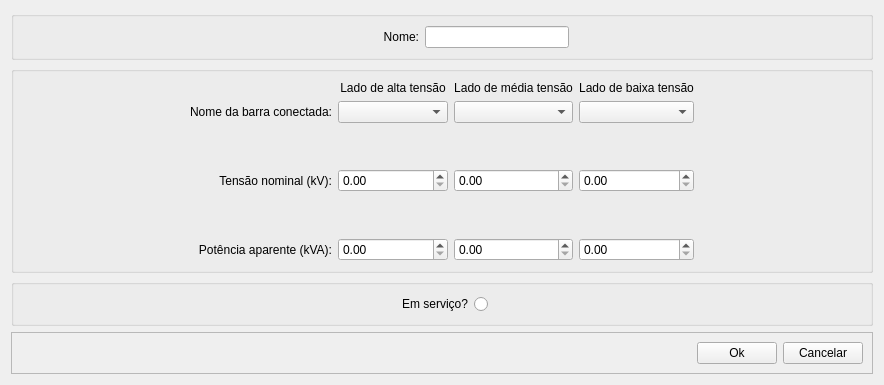
         <widget class="QWidget" name="pg_trafo_3">
          <layout class="QVBoxLayout" name="verticalLayout_7">
           <item>
            <widget class="QGroupBox" name="groupBox_2">
             <property name="title">
              <string/>
             </property>
             <layout class="QHBoxLayout" name="horizontalLayout_4">
              <item>
               <spacer name="horizontalSpacer_17">
                <property name="orientation">
                 <enum>Qt::Horizontal</enum>
                </property>
                <property name="sizeHint" stdset="0">
                 <size>
                  <width>40</width>
                  <height>20</height>
                 </size>
                </property>
               </spacer>
              </item>
              <item>
               <widget class="QLabel" name="label_13">
                <property name="minimumSize">
                 <size>
                  <width>104</width>
                  <height>20</height>
                 </size>
                </property>
                <property name="text">
                 <string>Nome:</string>
                </property>
                <property name="alignment">
                 <set>Qt::AlignRight|Qt::AlignTrailing|Qt::AlignVCenter</set>
                </property>
               </widget>
              </item>
              <item>
               <widget class="QLineEdit" name="fp_nome_t3_lineEdit">
                <property name="sizePolicy">
                 <sizepolicy hsizetype="Preferred" vsizetype="Fixed">
                  <horstretch>0</horstretch>
                  <verstretch>0</verstretch>
                 </sizepolicy>
                </property>
                <property name="minimumSize">
                 <size>
                  <width>144</width>
                  <height>0</height>
                 </size>
                </property>
               </widget>
              </item>
              <item>
               <spacer name="horizontalSpacer_18">
                <property name="orientation">
                 <enum>Qt::Horizontal</enum>
                </property>
                <property name="sizeHint" stdset="0">
                 <size>
                  <width>40</width>
                  <height>20</height>
                 </size>
                </property>
               </spacer>
              </item>
             </layout>
            </widget>
           </item>
           <item>
            <widget class="QGroupBox" name="groupBox_3">
             <property name="title">
              <string/>
             </property>
             <layout class="QGridLayout" name="gridLayout_4">
              <item row="1" column="1">
               <widget class="QLabel" name="label_14">
                <property name="sizePolicy">
                 <sizepolicy hsizetype="Minimum" vsizetype="Preferred">
                  <horstretch>0</horstretch>
                  <verstretch>0</verstretch>
                 </sizepolicy>
                </property>
                <property name="text">
                 <string>Nome da barra conectada:</string>
                </property>
                <property name="alignment">
                 <set>Qt::AlignRight|Qt::AlignTrailing|Qt::AlignVCenter</set>
                </property>
               </widget>
              </item>
              <item row="3" column="1">
               <widget class="QLabel" name="label_18">
                <property name="sizePolicy">
                 <sizepolicy hsizetype="Minimum" vsizetype="Preferred">
                  <horstretch>0</horstretch>
                  <verstretch>0</verstretch>
                 </sizepolicy>
                </property>
                <property name="text">
                 <string>Tensão nominal (kV):</string>
                </property>
                <property name="alignment">
                 <set>Qt::AlignRight|Qt::AlignTrailing|Qt::AlignVCenter</set>
                </property>
               </widget>
              </item>
              <item row="0" column="4">
               <widget class="QLabel" name="label_16">
                <property name="text">
                 <string>Lado de média tensão</string>
                </property>
                <property name="alignment">
                 <set>Qt::AlignCenter</set>
                </property>
               </widget>
              </item>
              <item row="1" column="4">
               <widget class="QComboBox" name="fp_barra_m_t3_combobox">
                <property name="minimumSize">
                 <size>
                  <width>110</width>
                  <height>0</height>
                 </size>
                </property>
               </widget>
              </item>
              <item row="0" column="5">
               <widget class="QLabel" name="label_17">
                <property name="text">
                 <string>Lado de baixa tensão</string>
                </property>
                <property name="alignment">
                 <set>Qt::AlignCenter</set>
                </property>
               </widget>
              </item>
              <item row="3" column="4">
               <widget class="QDoubleSpinBox" name="fp_tensao_m_t3_SB">
                <property name="sizePolicy">
                 <sizepolicy hsizetype="Preferred" vsizetype="Fixed">
                  <horstretch>0</horstretch>
                  <verstretch>0</verstretch>
                 </sizepolicy>
                </property>
                <property name="minimumSize">
                 <size>
                  <width>110</width>
                  <height>0</height>
                 </size>
                </property>
               </widget>
              </item>
              <item row="0" column="3">
               <widget class="QLabel" name="label_15">
                <property name="sizePolicy">
                 <sizepolicy hsizetype="Preferred" vsizetype="Preferred">
                  <horstretch>0</horstretch>
                  <verstretch>0</verstretch>
                 </sizepolicy>
                </property>
                <property name="minimumSize">
                 <size>
                  <width>0</width>
                  <height>0</height>
                 </size>
                </property>
                <property name="text">
                 <string>Lado de alta tensão</string>
                </property>
                <property name="alignment">
                 <set>Qt::AlignCenter</set>
                </property>
               </widget>
              </item>
              <item row="1" column="5">
               <widget class="QComboBox" name="fp_barra_b_t3_combobox">
                <property name="minimumSize">
                 <size>
                  <width>110</width>
                  <height>0</height>
                 </size>
                </property>
               </widget>
              </item>
              <item row="5" column="3">
               <widget class="QDoubleSpinBox" name="fp_pot_a_t3_SB">
                <property name="sizePolicy">
                 <sizepolicy hsizetype="Preferred" vsizetype="Fixed">
                  <horstretch>0</horstretch>
                  <verstretch>0</verstretch>
                 </sizepolicy>
                </property>
                <property name="minimumSize">
                 <size>
                  <width>110</width>
                  <height>0</height>
                 </size>
                </property>
               </widget>
              </item>
              <item row="2" column="4">
               <spacer name="verticalSpacer">
                <property name="orientation">
                 <enum>Qt::Vertical</enum>
                </property>
                <property name="sizeType">
                 <enum>QSizePolicy::Preferred</enum>
                </property>
                <property name="sizeHint" stdset="0">
                 <size>
                  <width>20</width>
                  <height>40</height>
                 </size>
                </property>
               </spacer>
              </item>
              <item row="4" column="4">
               <spacer name="verticalSpacer_2">
                <property name="orientation">
                 <enum>Qt::Vertical</enum>
                </property>
                <property name="sizeType">
                 <enum>QSizePolicy::Preferred</enum>
                </property>
                <property name="sizeHint" stdset="0">
                 <size>
                  <width>20</width>
                  <height>40</height>
                 </size>
                </property>
               </spacer>
              </item>
              <item row="5" column="4">
               <widget class="QDoubleSpinBox" name="fp_pot_m_t3_SB">
                <property name="sizePolicy">
                 <sizepolicy hsizetype="Preferred" vsizetype="Fixed">
                  <horstretch>0</horstretch>
                  <verstretch>0</verstretch>
                 </sizepolicy>
                </property>
                <property name="minimumSize">
                 <size>
                  <width>110</width>
                  <height>0</height>
                 </size>
                </property>
               </widget>
              </item>
              <item row="5" column="5">
               <widget class="QDoubleSpinBox" name="fp_pot_b_t3_SB">
                <property name="sizePolicy">
                 <sizepolicy hsizetype="Preferred" vsizetype="Fixed">
                  <horstretch>0</horstretch>
                  <verstretch>0</verstretch>
                 </sizepolicy>
                </property>
                <property name="minimumSize">
                 <size>
                  <width>110</width>
                  <height>0</height>
                 </size>
                </property>
               </widget>
              </item>
              <item row="3" column="3">
               <widget class="QDoubleSpinBox" name="fp_tensao_a_t3_SB">
                <property name="sizePolicy">
                 <sizepolicy hsizetype="Preferred" vsizetype="Fixed">
                  <horstretch>0</horstretch>
                  <verstretch>0</verstretch>
                 </sizepolicy>
                </property>
                <property name="minimumSize">
                 <size>
                  <width>110</width>
                  <height>0</height>
                 </size>
                </property>
               </widget>
              </item>
              <item row="1" column="3">
               <widget class="QComboBox" name="fp_barra_a_t3_combobox">
                <property name="minimumSize">
                 <size>
                  <width>110</width>
                  <height>0</height>
                 </size>
                </property>
               </widget>
              </item>
              <item row="3" column="5">
               <widget class="QDoubleSpinBox" name="fp_tensao_b_t3_SB">
                <property name="sizePolicy">
                 <sizepolicy hsizetype="Preferred" vsizetype="Fixed">
                  <horstretch>0</horstretch>
                  <verstretch>0</verstretch>
                 </sizepolicy>
                </property>
                <property name="minimumSize">
                 <size>
                  <width>110</width>
                  <height>0</height>
                 </size>
                </property>
               </widget>
              </item>
              <item row="5" column="1">
               <widget class="QLabel" name="label_30">
                <property name="sizePolicy">
                 <sizepolicy hsizetype="Minimum" vsizetype="Preferred">
                  <horstretch>0</horstretch>
                  <verstretch>0</verstretch>
                 </sizepolicy>
                </property>
                <property name="text">
                 <string>Potência aparente (kVA):</string>
                </property>
                <property name="alignment">
                 <set>Qt::AlignRight|Qt::AlignTrailing|Qt::AlignVCenter</set>
                </property>
               </widget>
              </item>
              <item row="3" column="0">
               <spacer name="horizontalSpacer_23">
                <property name="orientation">
                 <enum>Qt::Horizontal</enum>
                </property>
                <property name="sizeHint" stdset="0">
                 <size>
                  <width>40</width>
                  <height>20</height>
                 </size>
                </property>
               </spacer>
              </item>
              <item row="3" column="6">
               <spacer name="horizontalSpacer_24">
                <property name="orientation">
                 <enum>Qt::Horizontal</enum>
                </property>
                <property name="sizeHint" stdset="0">
                 <size>
                  <width>40</width>
                  <height>20</height>
                 </size>
                </property>
               </spacer>
              </item>
             </layout>
            </widget>
           </item>
           <item>
            <widget class="QGroupBox" name="groupBox_4">
             <property name="title">
              <string/>
             </property>
             <layout class="QHBoxLayout" name="horizontalLayout_8">
              <item>
               <spacer name="horizontalSpacer_19">
                <property name="orientation">
                 <enum>Qt::Horizontal</enum>
                </property>
                <property name="sizeHint" stdset="0">
                 <size>
                  <width>40</width>
                  <height>20</height>
                 </size>
                </property>
               </spacer>
              </item>
              <item>
               <widget class="QRadioButton" name="fp_servico_t3_RB">
                <property name="sizePolicy">
                 <sizepolicy hsizetype="Preferred" vsizetype="Fixed">
                  <horstretch>0</horstretch>
                  <verstretch>0</verstretch>
                 </sizepolicy>
                </property>
                <property name="layoutDirection">
                 <enum>Qt::RightToLeft</enum>
                </property>
                <property name="text">
                 <string>Em serviço?</string>
                </property>
               </widget>
              </item>
              <item>
               <spacer name="horizontalSpacer_31">
                <property name="orientation">
                 <enum>Qt::Horizontal</enum>
                </property>
                <property name="sizeHint" stdset="0">
                 <size>
                  <width>40</width>
                  <height>20</height>
                 </size>
                </property>
               </spacer>
              </item>
             </layout>
            </widget>
           </item>
           <item>
            <widget class="QFrame" name="frame_36">
             <property name="frameShape">
              <enum>QFrame::StyledPanel</enum>
             </property>
             <property name="frameShadow">
              <enum>QFrame::Raised</enum>
             </property>
             <layout class="QHBoxLayout" name="horizontalLayout_11">
              <item>
               <spacer name="horizontalSpacer_62">
                <property name="orientation">
                 <enum>Qt::Horizontal</enum>
                </property>
                <property name="sizeHint" stdset="0">
                 <size>
                  <width>676</width>
                  <height>20</height>
                 </size>
                </property>
               </spacer>
              </item>
              <item>
               <widget class="QPushButton" name="fp_eq_ok_t3_PB">
                <property name="sizePolicy">
                 <sizepolicy hsizetype="Preferred" vsizetype="Fixed">
                  <horstretch>0</horstretch>
                  <verstretch>0</verstretch>
                 </sizepolicy>
                </property>
                <property name="text">
                 <string>Ok</string>
                </property>
               </widget>
              </item>
              <item>
               <widget class="QPushButton" name="fp_eq_cancel_t3_PB">
                <property name="sizePolicy">
                 <sizepolicy hsizetype="Preferred" vsizetype="Fixed">
                  <horstretch>0</horstretch>
                  <verstretch>0</verstretch>
                 </sizepolicy>
                </property>
                <property name="text">
                 <string>Cancelar</string>
                </property>
               </widget>
              </item>
             </layout>
            </widget>
           </item>
          </layout>
         </widget>
